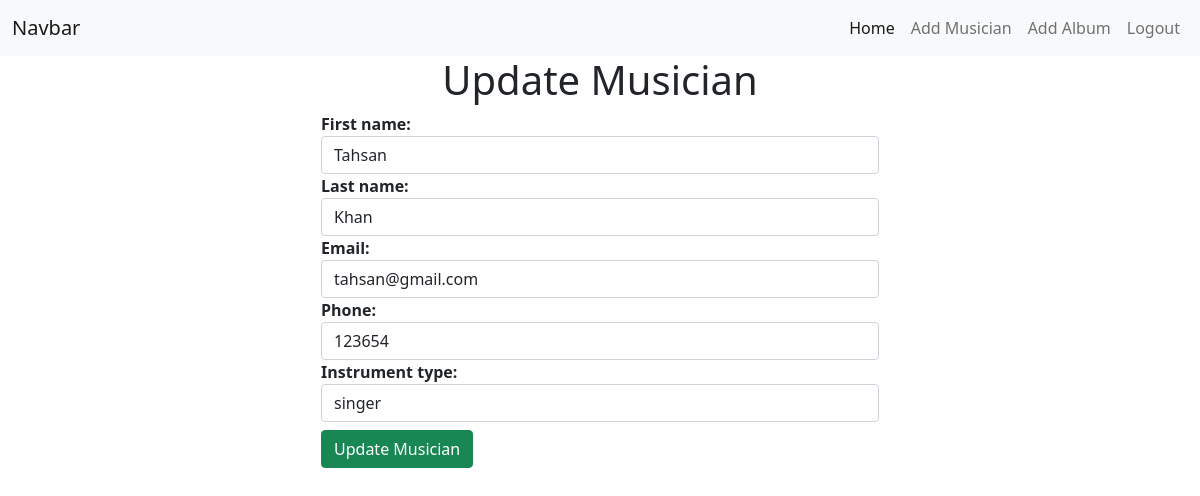
Page /musicians/edit_musician/1/ (signed in) on the committed database.
### musicians_app/models.py (models this page shows, shortened)
class Musician(models.Model):
    first_name = models.CharField(max_length = 50)
    last_name = models.CharField(max_length = 50)
    email = models.EmailField()
    phone = models.IntegerField()
    instrument_type = models.CharField(max_length = 50)

### musicians_app/views.py (the view, shortened to what this page needs)
# urls.py: path('edit_musician/<int:pk>/', UserUpdateView.as_view(), name='edit_musician'),
class UserUpdateView(UpdateView):
    model = Musician
    form_class = MusiicanForm
    template_name = 'musicians/add_musician.html'
    success_url = reverse_lazy('home')
    def get_context_data(self, **kwargs):
        context = super().get_context_data(**kwargs)
        context["type"] = 'Update'
        return context

### musicians_app/forms.py
class MusiicanForm(forms.ModelForm):
    class Meta:
        model = Musician
        fields = '__all__'

### musicians_app/templates/musicians/add_musician.html (shortened to what this page needs)
{% extends "base.html" %}
{% load crispy_forms_tags %}
{% block title %}
    <h1 class="text-center">{{type}} Musician</h1>
{% endblock title %}
{% block content %}
    <form style="width: 50%; margin:auto;" method="post" novlidate>
        {% for field in form %}
            <div>
                <strong>{{field.label_tag}}</strong>
            </div>
            {{field}}
        {% endfor %}
        <input type="submit" value="{{type}} Musician" class="btn btn-success my-2">
    </form>
{% endblock content %}

### rows in the picture
Musician: form "Tahsan" "Khan" "tahsan@gmail.com" "123654" "singer"

### other values in the picture
{{ type }} "Update"
{{ field.label_tag }} "First name:" "Last name:" "Email:" "Phone:" "Instrument type:"
